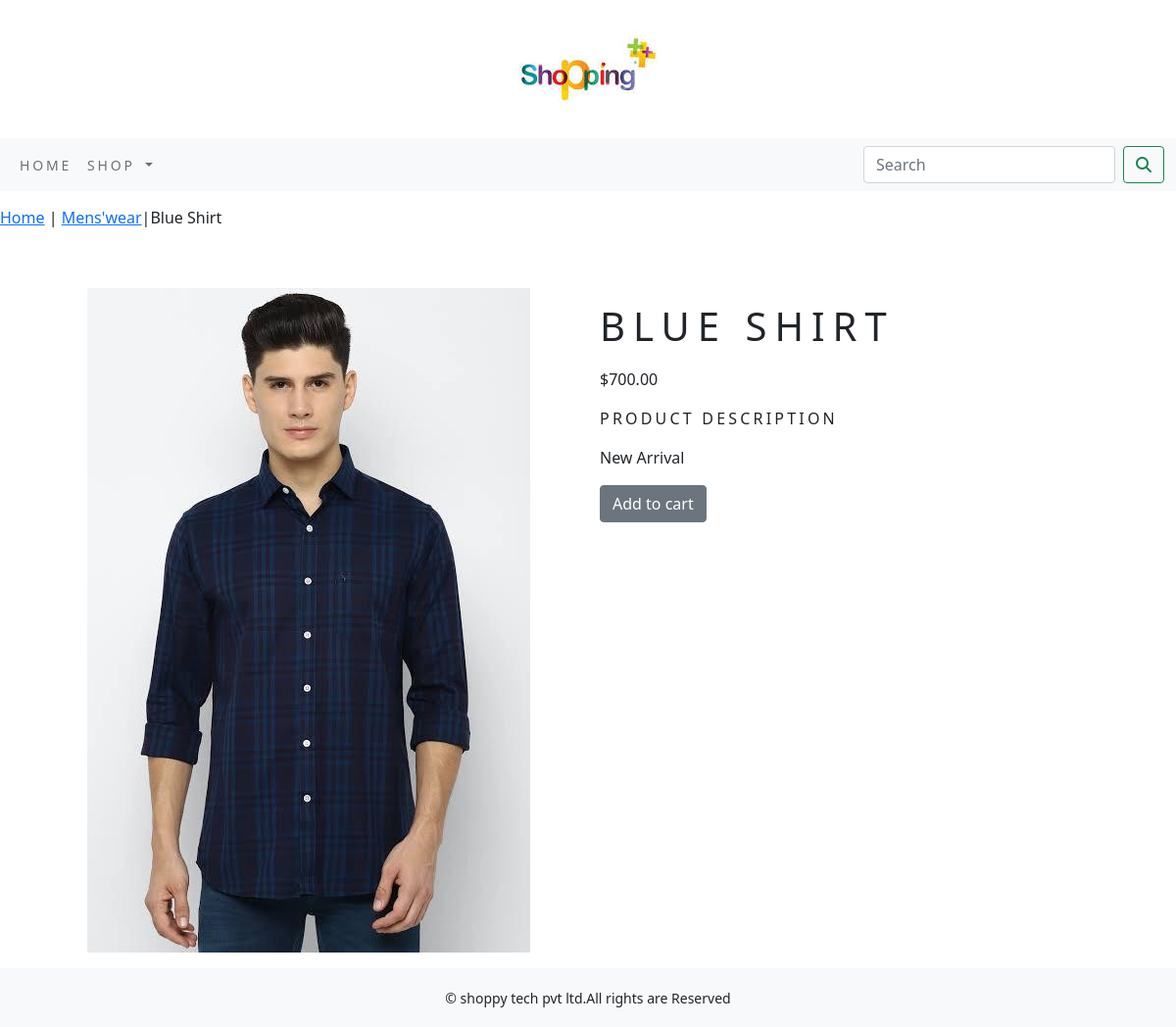
Screenshot of /shop/Menswear/blue-shirt/ with the database file from the repository.
### shop/models.py (models this page shows, shortened)
class product(models.Model):
    name=models.CharField(max_length=256,unique=True)
    slug=models.SlugField(max_length=256,unique=True)
    des=models.TextField(blank=True)
    price=models.DecimalField(max_digits=10,decimal_places=2)
    category=models.ForeignKey(Category,on_delete=models.CASCADE)
    img=models.ImageField(upload_to='product',blank=True)
    stock=models.IntegerField()
    available=models.BooleanField(default=True)
    created=models.DateTimeField(auto_now_add=True)
    updated=models.DateTimeField(auto_now=True)
    class Meta:
        ordering = ('name',)
        verbose_name ='product'
        verbose_name_plural ='products'

class Category(models.Model):
    name=models.CharField(max_length=256,unique=True)
    slug=models.SlugField(max_length=256,unique=True)
    des=models.TextField(blank=True)
    img=models.ImageField(upload_to='category',blank=True)
    class Meta:
        ordering=('name',)
        verbose_name='category'
        verbose_name_plural='categories'
    def get_url(self):
        return reverse('shop:products_by_category',args=[self.slug])
    def __str__(self):
        return '{}'.format(self.name)

### shop/views.py (the view)
# urls.py: path('<slug:c_slug>/<slug:product_slug>/', views.proDetail, name='proDetail'),
def proDetail(request,c_slug,product_slug):
    try:
        products=product.objects.get(category__slug=c_slug,slug=product_slug)
    except Exception as e:
        raise e
    return render(request,'product.html',{'products':products})

### cart/context_processors.py (called while the page is built)
def counter(request):
    item_count=0
    if 'admin' in request.path:
        return {}
    else:
        try:
            cart=Cart.objects.filter(cart_id=cart_id(request))
            cart_items=CartItem.objects.all().filter(cart=cart[:1])
            for cart_item in cart_items:
                item_count += cart_item.quantity
        except Cart.DoesNotExist:
            item_count =0
        return dict(item_count=item_count)

### cart/views.py (called while the page is built)
def cart_id(request):
    cart=request.session.session_key
    if not cart:
        cart=request.session.create()
    return cart

### shop/context_processors.py (called while the page is built)
def menu_links(request):
    links=Category.objects.all()
    return dict(links=links)

### templates/product.html (shortened to what this page needs)
{% extends 'base.html' %}
{% load static %}
{% block content %}
<div class="row my_prod_row_class">
    <div class="mx_auto">
        <p><a href="{% url 'shop:allproduct' %}">Home</a> | <a href="{{products.category.get_url}}">{{products.category}}</a>|{{products.name}}</p>
    </div>
</div>
<div class="container">
<br>
<div class="row">
    <div class="col-12 col-sm-12 col-md-12 col-lg-6 text-center">
    <div style="min-width:18rem">
        <p><img src="{{products.img.url}}" alt="{{products.name}}"></p>
    </div>
</div>
    <div class="col-12 col-sm-12 col-md-12 col-lg-6">
        <div>
        <h1 class="my_prod_title">{{products.name}}</h1>
        <p>${{products.price}}</p>
        <p class="my_title">product Description</p>
        <p class="text-justify my_prod_text">{{products.des}}</p>
        {% if products.stock <= 0 %}
        <p class="text-justify my_prod_text"><b>Out of stock</b></p>
        {% else %}
        <a class="btn btn-secondary" href="{% url 'cart:add_cart' products.id %}">Add to cart</a>
        {% endif %}
</div>
    </div>
   </div>
</div>
{% endblock %}

### static/css/custom.css (style rules this page uses)
body { font-family: 'Source Sans Pro', sans-serif; }
.my_title { font-size:16px; text-transform: uppercase; letter-spacing: .2em; }
.my_prod_row_class { padding-top:15px; padding-bottom:20px; }
.my_prod_title { font-style:16px; text-transform: uppercase; letter-spacing: .2em; padding-top:15px; padding-bottom:10px; }
.my_prod_text { padding-right:20px; }

### rows the page displays
product: category "Mens'wear", name "Blue Shirt", img (picture), name "BLUE SHIRT", price "700.00", des "New Arrival"
